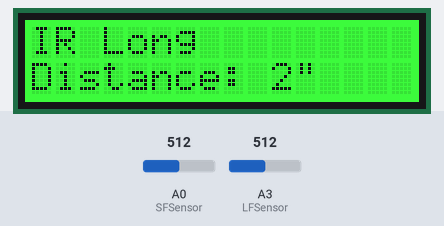
Bench run of a sketch on a simulated Arduino Uno, built with avr-gcc and run on an emulated ATmega328P. Shown: 16×2 character LCD. Inputs (shaded band) come from the test bench; at power-on: A0 (SFSensor) = 512, A3 (LFSensor) = 512. What the sketch prints to the serial monitor is not drawn.

Above: at 1.2 s.
1.3 s: A0 (SFSensor) set to 157
At 3.5 s:
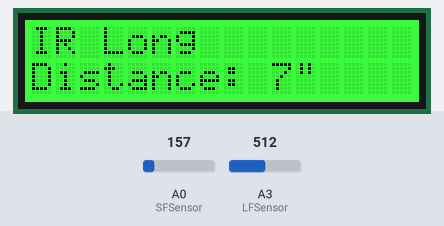
3.9 s: A0 (SFSensor) set to 177
At 5.0 s:
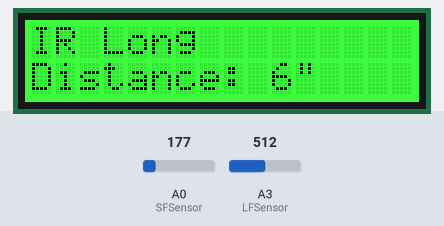
6.1 s: A0 (SFSensor) set to 122
Timing chart, 0 to 9.1 s (numbered marks = the images above; inputs shaded):
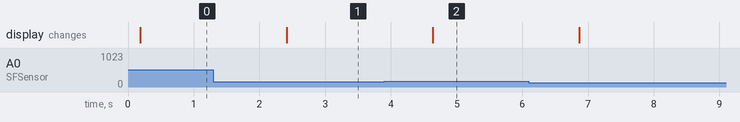

Measured:
- after the input at 1.3 s, the display: changes after 1.1 s (image 1)
- after the input at 3.9 s, the display: changes after 0.74 s (image 2)

The sketch:

longIR.ino
```cpp
#include <Wire.h>
#include <Adafruit_RGBLCDShield.h>
#include <utility/Adafruit_MCP23017.h>
#include <math.h>


Adafruit_RGBLCDShield lcd = Adafruit_RGBLCDShield();

#define RED 0x1
#define YELLOW 0x3
#define GREEN 0x2
#define TEAL 0x6
#define BLUE 0x4
#define VIOLET 0x5
#define WHITE 0x7

const int SFSensor = A0;
const int LFSensor = A3;


int LValueF = 0; //Long Front
int SValueSF = 0; //Short Front IR
int rawShortDistance = 0;
int rawLongDistance = 0;
int sDistance = 0;
int lDistance = 0;


void setup() {
  // put your setup code here, to run once:
  Serial.begin(9600);
  lcd.begin(16, 2);
  lcd.setCursor(0, 0);
  lcd.print("IR Long");
  lcd.setCursor(0, 1);
  //lcd.print("Distance Sensor");

  lcd.setBacklight(GREEN);
}

void loop() {
  // put your main code here, to run repeatedly:
  lcd.setCursor(0, 0); //(position, line)

  //read Short IR value
  SValueSF = analogRead(SFSensor);
  //delay(100); //delay to minimize noise from reading
  delay(100);
  //read Long IR value
  LValueF = analogRead(LFSensor);

  //compute the distance based on the digital value

  sDistance = computeShortDistance(SValueSF);
  lDistance = computeLongDistance(LValueF);
  //Serial.print("distance: ");
  //Serial.print(sDistance);
  //Serial.print("\t");


  if (sDistance != -1 || SValueSF > 120)
  {
    //found a valid range
    if (sDistance <= 8 && sDistance >= 2)
    {
      printLCD(sDistance); //display the desired distance
    }
  } else if (lDistance != -1) {
    //found a valid range
    if (lDistance >= 9 && lDistance <= 59)
    {
      printLCD(lDistance);
    }
  }

  delay(1000); //2
  //Serial.print("here");
}

void printLCD(int value)
{
  //lcd.clear();
  lcd.setCursor(0, 1);
  lcd.print("Distance: ");
  lcd.print(value);
  lcd.print("\"");
}


int computeShortDistance(int SValueF)
{

  double distance = -1; //-1 signals that it did not qualify as a new distance

  //assign a distance to the respective threshold if the Short IR digital value qualifies in the valid range
  if ( SValueF > 473 && SValueF < 530)  distance = 2; //2 inches

  else if ( SValueF > 335 && SValueF < 366) distance = 3; //3 inches

  else  if (SValueF > 246 && SValueF < 268) distance = 4; //4 inches

  else if (SValueF > 195 && SValueF < 229) distance = 5; //5 inches

  else if (SValueF > 175 && SValueF < 191) distance = 6; //6 inches

  else if ( SValueF > 143 && SValueF < 167) distance = 7; //7 inches

  else if (SValueF > 121 && SValueF < 136) distance = 8; //149 causes an overlap with 7 & 8 inches, changed to 136

  //Serial.print("Short Value: ");
  //Serial.print(SValueF);
  //Serial.print("\t");
//  Serial.print("SDistance:");
//  Serial.print(distance);
//  Serial.print("\t");


  return (int)distance;
}


int computeLongDistance(int LValueF)
{
  int distance = -1;

  //if (LValueF > 235 && LValueF < 520)
  if(LValueF > 280 && LValueF < 520)
  {
    //distance = ((7E-05) * LValueF * LValueF) - (0.0942 * LValueF) + 36.943; //8 to 20 inches
    //distance = ceil(distance) + 1;
    distance = ((-.0397) * LValueF) + 28.146; //good from 9-17

  } else if (LValueF > 160 && LValueF <= 240){ // 21 to 30
    distance = (-0.1341 * LValueF + 50.624);//y = -0.1341x + 50.624
  //} //else if(LValueF > 105 && LValueF <= 150){ //31 to 40
    //distance = (-0.2294 * LValueF) + 65 + 1;//y = -0.2294x + 65.054
    //distance = (-0.2334 * LValueF) + 66.127; // y = -0.2334x + 66.127 Worked
  } else if(LValueF > 83 && LValueF <= 115)
  {
    distance = (-0.3079 * LValueF) + 75.64;//y = -0.3079x + 75.64
  } else if (LValueF > 90 && LValueF < 96)
  {
    distance = 50;
  }
  else if (LValueF > 75 && LValueF < 85)
  {
    distance = 55;
  } else if (LValueF > 56 && LValueF < 75)
  {
    distance = 59;
  }


  /*else if (LValueF > 227 && LValueF < 280)
  {
    distance = ((-0.0738) * LValueF) + 37.516;
  }
  else if (LValueF > 151 && LValueF < 227) {

    distance = (-0.1468 * LValueF) + 51.391; //21 to 30 inches
    distance += 2;

  } else if (LValueF > 112 && LValueF < 144 ) {

    distance = (-0.3046 * LValueF) + 74.086; //31 to 40 inches

  } else if (LValueF > 86 && LValueF < 109) {

    distance = (-0.3336 * LValueF) + 77.7777; // 41 to 50 inches
  } else if (LValueF > 60 && LValueF < 86 ) {

    distance = (-0.392 * LValueF) + 84.866; //50 to 59 inches
  }*/
  Serial.print("L value: ");
  Serial.print(LValueF);
  Serial.print("\tLDistance:");
  Serial.print(distance);
  Serial.print("\n");

  return (int) distance;
}
```
